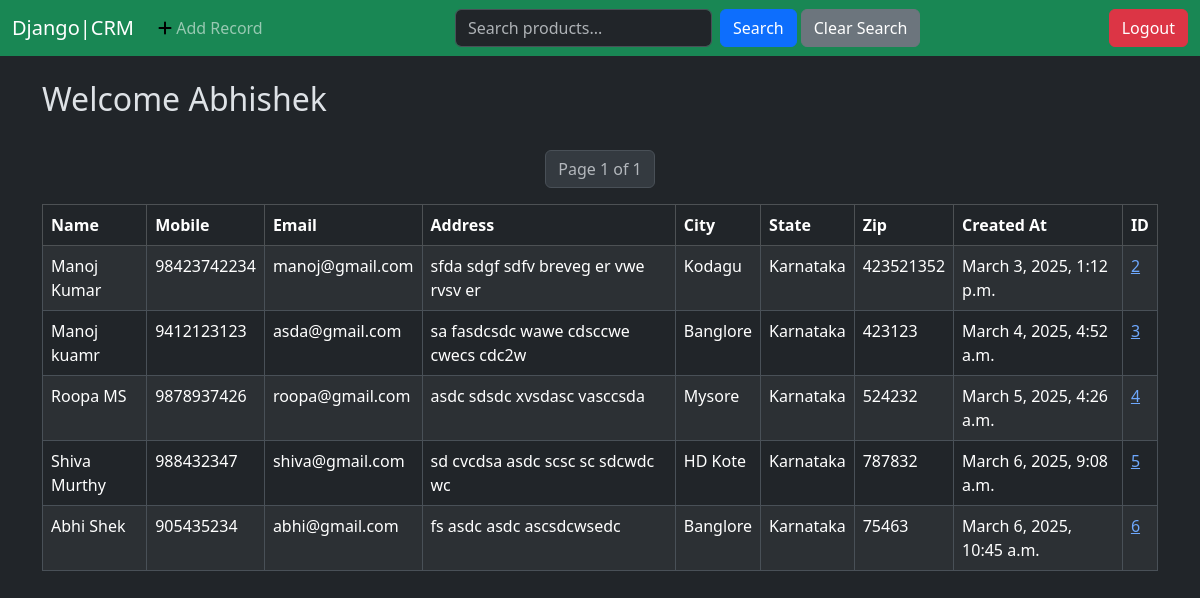
The app's page / (signed in), older data.
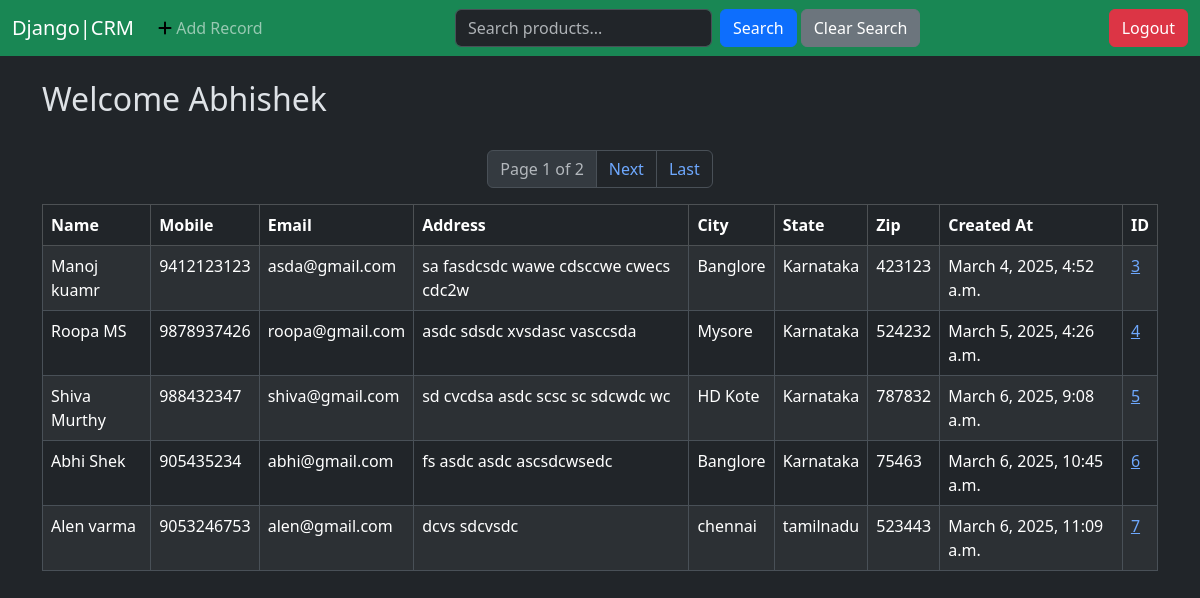
The same page, newer data.
### website/models.py (models this page shows, shortened)
class Record(models.Model):
    created_at = models.DateTimeField(auto_now_add=True)
    first_name = models.CharField(max_length=100)
    last_name = models.CharField(max_length=100)
    email = models.EmailField()
    phone = models.CharField(max_length=15)
    address = models.TextField(max_length=100)
    city = models.CharField(max_length=100)
    state = models.CharField(max_length=100)
    zip_code = models.CharField(max_length=10)

### website/views.py (the view, shortened to what this page needs)
# urls.py: 2. Add a URL to urlpatterns:  path('', views.home, name='home')
def home(request):
    query = request.GET.get('q')  # Get search query from request
    records = Record.objects.filter(Q(first_name__icontains=query) |  # Search in first_name
                                    Q(last_name__icontains=query) |  # Search in last_name
                                    Q(email__icontains=query) | # Search in email
                                    Q(city__icontains=query) |
                                    Q(state__icontains=query)
                                ) if query else Record.objects.all()
    paginator = Paginator(records, 5)  # Show 5 products per page
    page_number = request.GET.get('page')  # Get the page number from URL
    records = paginator.get_page(page_number)  # Get products for the requested pag
    return render(request, 'home.html', {'query': query, 'records': records})

### website/templates/home.html (shortened to what this page needs)
{% extends "base.html" %}
{% block content %}
{% if user.is_authenticated %}
    <h2>Welcome {{ user.username|capfirst }}</h2>
    <table class="table table-striped table-hover table-bordered">
        <thead class="table-dark">
            <tr>
                <th scope="col">Name</th>
                <th scope="col">Mobile</th>
                <th scope="col">Email</th>
                <th scope="col">Address</th>
                <th scope="col">City</th>
                <th scope="col">State</th>
                <th scope="col">Zip</th>
                <th scope="col">Created At</th>
                <th scope="col">ID</th>
            </tr>
        </thead>
        <tbody>
            {% if records %}
                {% for record in records %}
                <tr>
                    <td>{{ record.first_name }}
                    {{ record.last_name }}</td>
                    <td>{{ record.phone }}</td>
                    <td>{{ record.email }}</td>
                    <td>{{ record.address }}</td>
                    <td>{{ record.city }}</td>
                    <td>{{ record.state }}</td>
                    <td>{{ record.zip_code }}</td>
                    <td>{{ record.created_at }}</td>
                    <td> <a href="{% url 'record' record.id%}">{{ record.id }}</a> </td>
                </tr>
                {% endfor %}
            <nav aria-label="Page navigation">
                <ul class="pagination justify-content-center">
                    <li class="page-item disabled">
                        <span class="page-link">Page {{ records.number }} of {{ records.paginator.num_pages }}</span>
                    </li>
                    {% if records.has_next %}
                        <li class="page-item">
                            <a class="page-link" href="?page={{ records.next_page_number }}">Next</a>
                        </li>
                        <li class="page-item">
                            <a class="page-link" href="?page={{ records.paginator.num_pages }}">Last</a>
                        </li>
                    {% endif %}
                </ul>
            </nav>
            {% else %}
                <tr>
                    <td colspan="9">No Records Found</td>
                </tr>
            {% endif %}
        </tbody>
    </table>
{% endif %}
{% endblock %}

Row changes from the older to the newer data that the page shows:
removed Record: first_name "Manoj", last_name "Kumar", phone "98423742234", email "manoj@gmail.com", address "sfda sdgf sdfv breveg er vwe rvsv er", city "Kodagu", state "Karnataka", zip_code "423521352", created_at "March 3, 2025, 1:12 p.m.", id "2"
added Record: first_name "Alen", last_name "varma", phone "9053246753", email "alen@gmail.com", address "dcvs sdcvsdc", city "chennai", state "tamilnadu", zip_code "523443", created_at "March 6, 2025, 11:09 a.m.", id "7"
Text that changed along with them:
{{ records.paginator.num_pages }}: "1" → "2"
text now shown: "Next Last"
